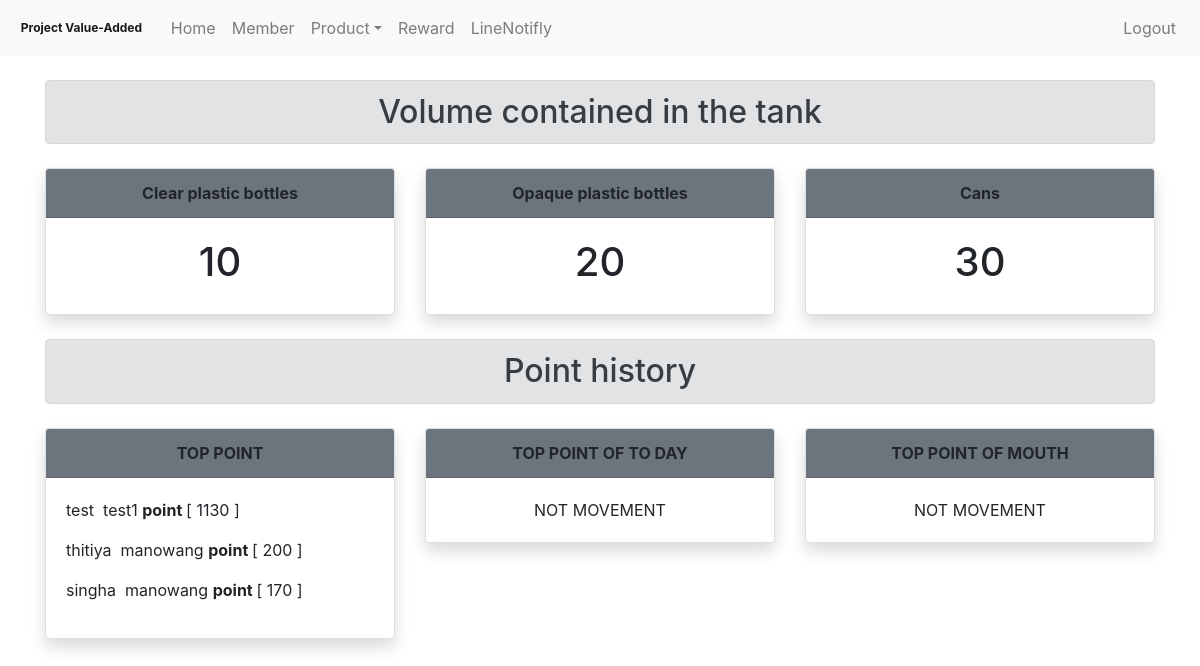
Page /Admin/home.php on the earlier database version.
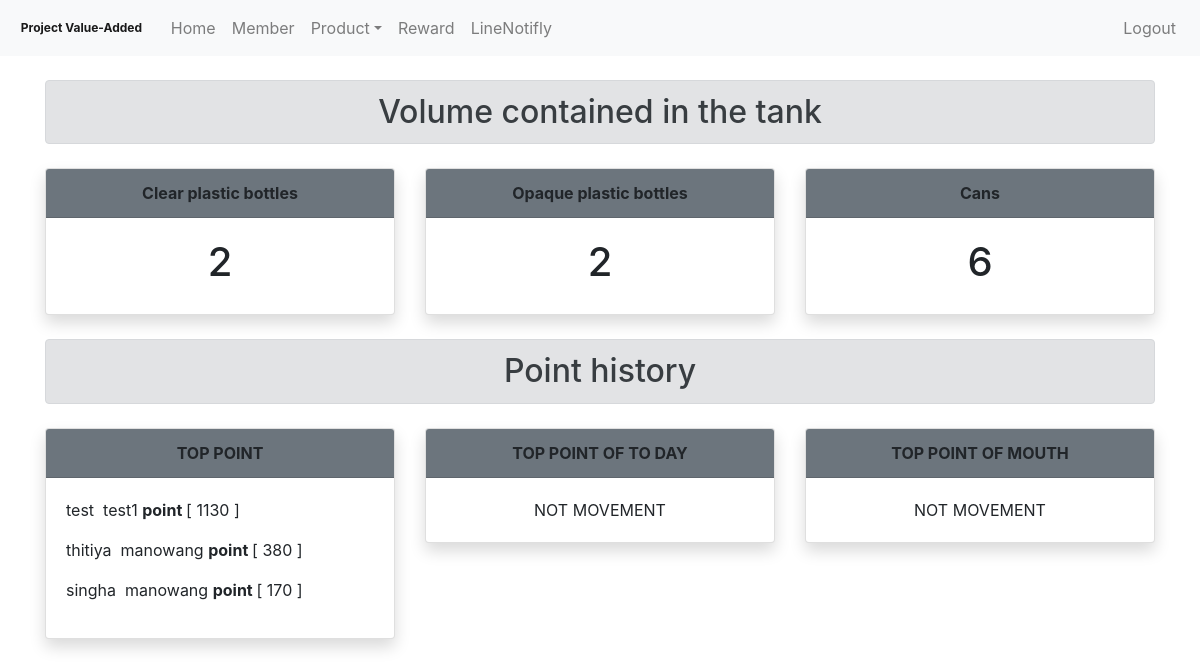
Same page on the later database version.
### tables this page shows
CREATE TABLE `user` (
  `id_user` int(5) NOT NULL COMMENT 'primary key',
  `phone_user` varchar(10) NOT NULL,
  `password_user` varchar(20) NOT NULL,
  `firstname_user` varchar(255) NOT NULL,
  `lastname_user` varchar(255) NOT NULL,
  `address_user` varchar(255) NOT NULL,
  `email_user` varchar(255) NOT NULL,
  `total_point_user` int(5) NOT NULL,
  `img_user` varchar(255) NOT NULL,
  `id_permission_user` int(1) NOT NULL COMMENT 'foreign key',
  `user_active` int(1) NOT NULL
);

### Admin/home.php (called while the page is built, shortened)
<?php
include "./src/component/header.php";
include "./src/component/nev.php";
include "./src/views/home_modal.php";
include "./src/component/footage.php";
?>

### Admin/src/models/update_stock.php (called while the page is built, shortened)
<?php
   require "../Mysql/Connect.php";
    $q_fetch = "SELECT * FROM stock";
    $result_detail = mysqli_query($dbcon, $q_fetch);
    while ($obj = mysqli_fetch_object($result_detail)){
        $numbers[] =  $obj->number;
     }
?>

### Admin/src/models/compare_top_point.php (called while the page is built)
<?php
require "../Mysql/Connect.php";
$q_fetch_toppoint = "SELECT firstname_user,lastname_user,total_point_user FROM user ORDER BY total_point_user DESC Limit 10";
$result_fetch_toppoint = mysqli_query($dbcon, $q_fetch_toppoint);

### Admin/src/views/show_point.php (the view)
    <?php include './src/models/compare_top_point.php';
while ($obj = mysqli_fetch_assoc($result_fetch_toppoint)) { ?>
    <p></tab><?php echo $obj['firstname_user'].'&nbsp;&nbsp;'.$obj['lastname_user'];?>
    <strong >point </strong>[
        <?php echo $obj['total_point_user'];
    ?> ] </p>
    <?php } ?>

### Admin/src/views/home_modal.php
<div class="container pt-4">
    <?php
    require_once './src/models/update_stock.php';
    ?>
    <h1 class="text-center mb-4 alert alert-secondary" style="font-size: 2em; ">Volume contained in the tank</h1>
    <div class="row text-center">
        <div class="col-4 mx-auto">
            <div class="card shadow rounded">
                <div class="card-header bg-secondary">
                    <strong>Clear plastic bottles</strong>
                </div>
                <div class="card-body">
                    <h1><?php echo $numbers[0] ?></h1>
                </div>
            </div>
        </div>
        <div class="col-4 mx-auto">
            <div class="card shadow rounded">
                <div class="card-header bg-secondary">
                    <strong>Opaque plastic bottles</strong>
                </div>
                <div class="card-body">
                    <h1><?php echo $numbers[1] ?></h1>
                </div>
            </div>
        </div>
        <div class="col-4 mx-auto">
            <div class="card shadow rounded ">
                <div class="card-header bg-secondary">
                    <strong>Cans</strong>
                </div>
                <div class="card-body">
                    <h1><?php echo $numbers[2] ?></h1>
                </div>
            </div>
        </div>
    </div>
    <br>
    <div>
        <h1 class="text-center mb-4 alert alert-secondary" style="font-size: 2em; ">Point history</h1>
    </div>
    <div class="row text-center">
        <div class="col-4 mx-auto">
            <div class="card shadow rounded">
                <div class="card-header bg-secondary">
                    <strong>TOP POINT</strong>
                </div>
                <div class="card-body text-left">
                    <?php include './src/views/show_point.php' ?>
                </div>
            </div>
        </div>
        <div class="col-4 mx-auto">
            <div class="card shadow rounded">
                <div class="card-header bg-secondary">
                    <strong>TOP POINT OF TO DAY</strong>
                </div>
                <div class="card-body">
                    <?php include './src/views/show_point_today.php' ?>
                </div>
            </div>
        </div>
        <div class="col-4 mx-auto">
            <div class="card shadow rounded">
                <div class="card-header bg-secondary">
                    <strong>TOP POINT OF MOUTH</strong>
                </div>
                <div class="card-body">
                    <?php include './src/views/show_point_mouth.php'  ?>
                </div>
            </div>
        </div>
    </div>

Differences in the rows shown:
changed user "thitiya": total_point_user "200" → "380"
Other differences:
$numbers[0]: "10" → "2"
$numbers[1]: "20" → "2"
$numbers[2]: "30" → "6"
